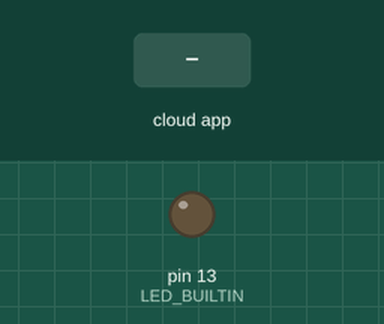
The sketch below on a simulated Arduino Uno, built with avr-gcc and run on an emulated ATmega328P. Parts: output pins drawn as LEDs (lit = HIGH). Inputs (shaded band) come from the test bench. The ROS host is connected and sends only what is stated.

Above: at 1.2 s.
1.3 s: the phone or cloud app sets toggle_led to 0
At 1.7 s:
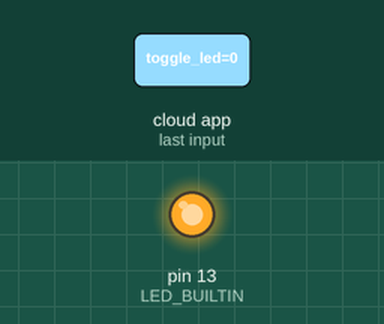
2.8 s: the phone or cloud app sets toggle_led to 1
At 5.6 s:
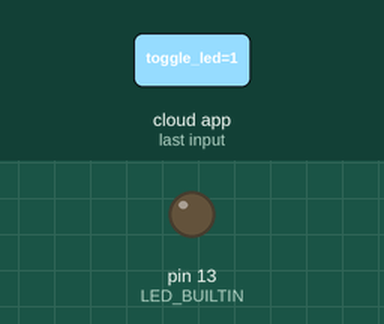
Timing chart, 0 to 7.1 s (numbered marks = the images above; inputs shaded):
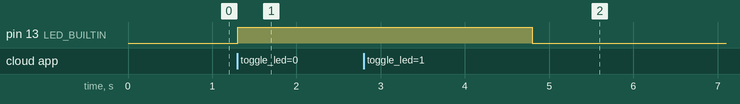

Measured:
- after the input at 1.3 s, pin 13 (LED_BUILTIN): LOW → HIGH at once
- after the input at 2.8 s, pin 13 (LED_BUILTIN): HIGH → LOW after 2.0 s

The sketch:

LED_toggle.ino
```cpp
/*
 * rosserial Subscriber Example
 * Blinks an LED on callback
 */

#include <ros.h>
#include <std_msgs/Empty.h>
// #define LED_BUILTIN 2

ros::NodeHandle  nh;

void messageCb( const std_msgs::Empty& toggle_msg){
  if(digitalRead(LED_BUILTIN) == HIGH){
    delay(2000);
    digitalWrite(LED_BUILTIN, 0);
  }
  else{
    digitalWrite(LED_BUILTIN, 1);
  }

  // digitalWrite(LED_BUILTIN, HIGH-digitalRead(LED_BUILTIN));   // blink the led
}

ros::Subscriber<std_msgs::Empty> sub("toggle_led", &messageCb );

void setup()
{
  pinMode(LED_BUILTIN, OUTPUT);
  nh.initNode();
  nh.subscribe(sub);
}

void loop()
{
  nh.spinOnce();
  delay(1);
}
```
